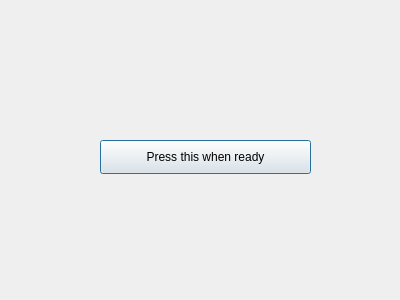
<?xml version="1.0" encoding="UTF-8"?>
<ui version="4.0">
 <class>Dialog</class>
 <widget class="QDialog" name="Dialog">
  <property name="geometry">
   <rect>
    <x>0</x>
    <y>0</y>
    <width>400</width>
    <height>300</height>
   </rect>
  </property>
  <property name="windowTitle">
   <string>Dialog</string>
  </property>
  <widget class="QPushButton" name="pushButton">
   <property name="geometry">
    <rect>
     <x>100</x>
     <y>140</y>
     <width>211</width>
     <height>34</height>
    </rect>
   </property>
   <property name="text">
    <string>Press this when ready</string>
   </property>
  </widget>
 </widget>
 <resources/>
 <connections>
  <connection>
   <sender>pushButton</sender>
   <signal>clicked()</signal>
   <receiver>Dialog</receiver>
   <slot>accept()</slot>
   <hints>
    <hint type="sourcelabel">
     <x>227</x>
     <y>164</y>
    </hint>
    <hint type="destinationlabel">
     <x>287</x>
     <y>231</y>
    </hint>
   </hints>
  </connection>
 </connections>
</ui>
